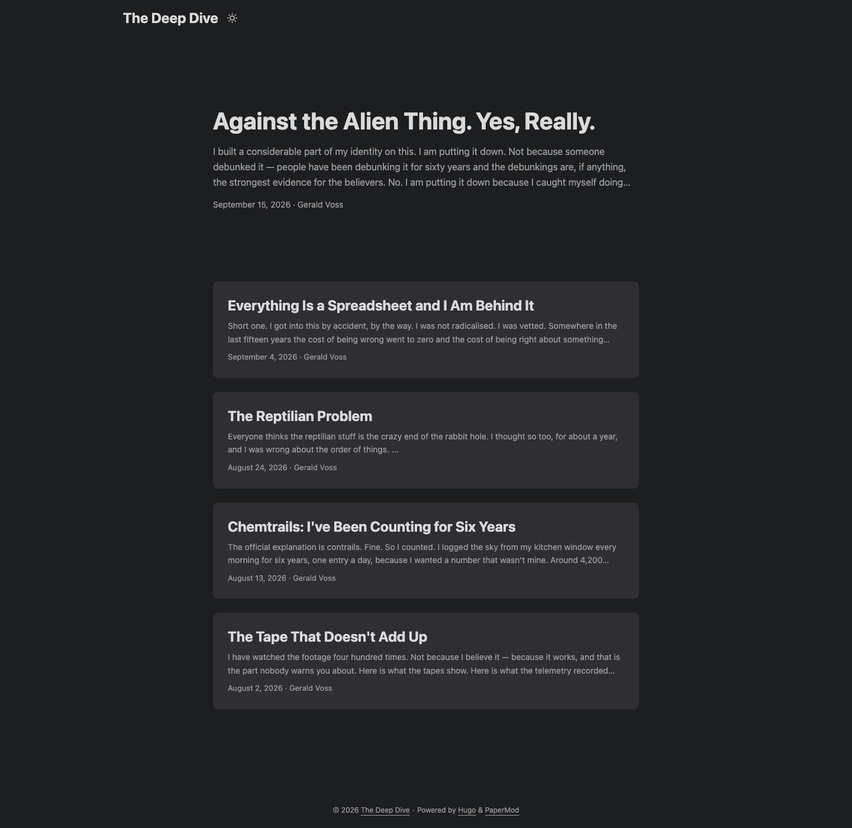
#> input picture Presentation/site-home.png, 852 x 828 px, shrunk from 1440 x 1400 before the run
$ python trim_screenshot.py ../Presentation/site-home.png ../Presentation/site-post.png 5
#> lines starting #> are read from the running program, lines starting #| are printed output that depends on the picture
#!/usr/bin/env python3
"""
Crops a page screenshot to its real content bounds.

A page captured into a deliberately tall viewport has empty margin above *and*
below the content, and in a slide that reads as a layout mistake. This finds the
topmost and bottommost rows that differ from the page background and crops to
them, with a small margin.

    ./trim_screenshot.py <source.png> <dest.png> [margin]
"""
import sys
from PIL import Image

MARGIN = 24


def main() -> None:
    if len(sys.argv) not in (3, 4):
        sys.exit(__doc__)
    src, dest = sys.argv[1], sys.argv[2]
    margin = int(sys.argv[3]) if len(sys.argv) > 3 else MARGIN

    img = Image.open(src).convert("RGB")
#> img is the input picture: PIL image 852x828 RGB; mean R, G, B 36.8, 37.5, 40.1
    w, h = img.size
#> w = 852; h = 828
    px = img.load()
    bg: tuple = px[3, 3]  # type: ignore[index]
#> bg = (29, 30, 32)

    def differs(x: int, y: int) -> bool:
        p: tuple = px[x, y]  # type: ignore[index]
        return abs(p[0] - bg[0]) + abs(p[1] - bg[1]) + abs(p[2] - bg[2]) > 20

    top, bottom = None, None
    for y in range(h):
        if any(differs(x, y) for x in range(0, w, 7)):
            if top is None:
                top = y
            bottom = y

    if top is None or bottom is None:
        # A uniform image: keep it as-is, since cropping would be destructive.
        img.save(dest)
        print(h)
        return

    out_top = max(0, top - margin)
    out_bottom = min(h, bottom + 1 + margin)
    img.crop((0, out_top, w, out_bottom)).save(dest)
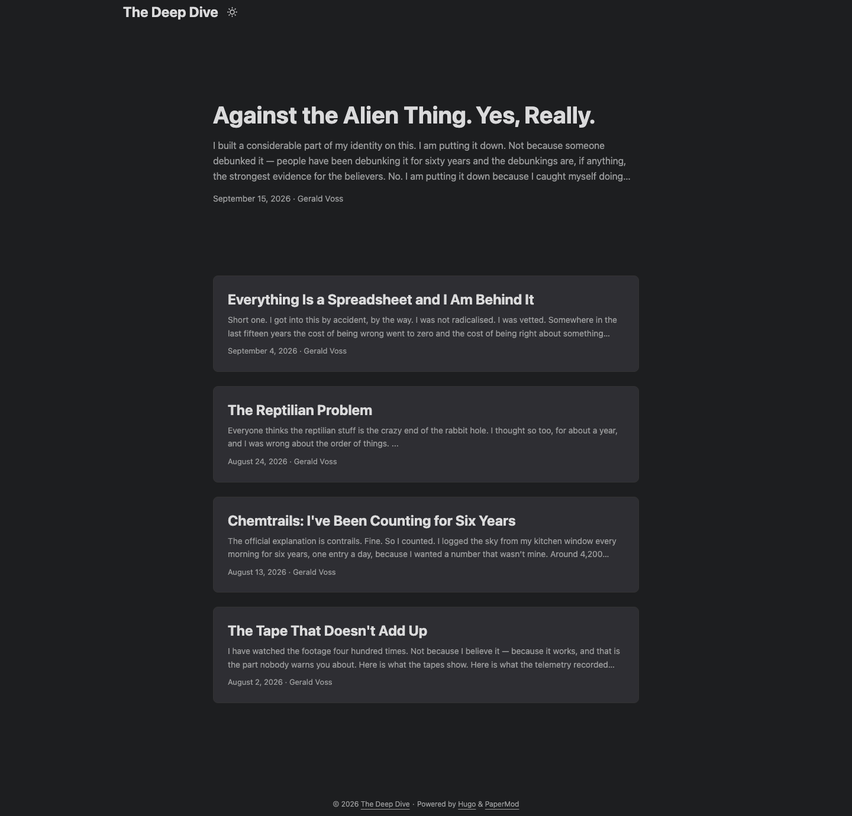
#> saved as site-post.png: PIL image 852x816 RGB; mean R, G, B 36.9, 37.6, 40.3
    print(out_bottom - out_top)
#| 816


if __name__ == "__main__":
    main()
